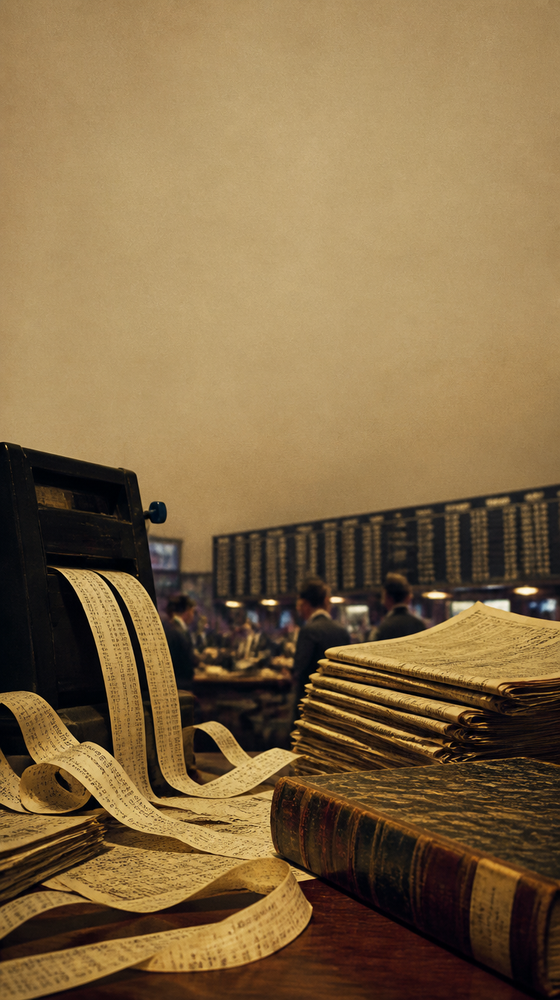
#> input picture videos/bloom-investing-myths-v2/generated-assets/refs/myth1-vintage.png, 560 x 1000 px, shrunk from 752 x 1344 before the run
$ python chroma-key.py refs/myth1-vintage.png refs/myth2-dollar.png
#> lines starting #> are read from the running program, lines starting #| are printed output that depends on the picture
"""
Magenta chroma key — replace bright magenta background with transparency.
"""
import sys
from PIL import Image
import numpy as np


def chroma_key_magenta(in_path: str, out_path: str, threshold: int = 60):
#> called with in_path = 'refs/myth1-vintage.png', out_path = 'refs/myth2-dollar.png', threshold = 60
    img = Image.open(in_path).convert("RGBA")
    arr = np.array(img)

    r, g, b = arr[..., 0].astype(np.int32), arr[..., 1].astype(np.int32), arr[..., 2].astype(np.int32)
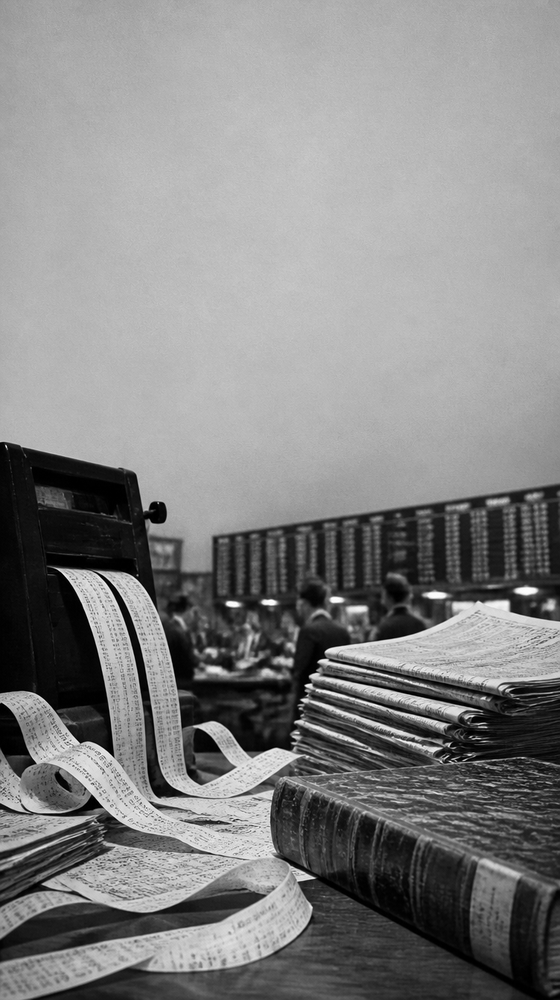
#> r: shape (1000, 560) int32; min 0, max 254, mean 131.4
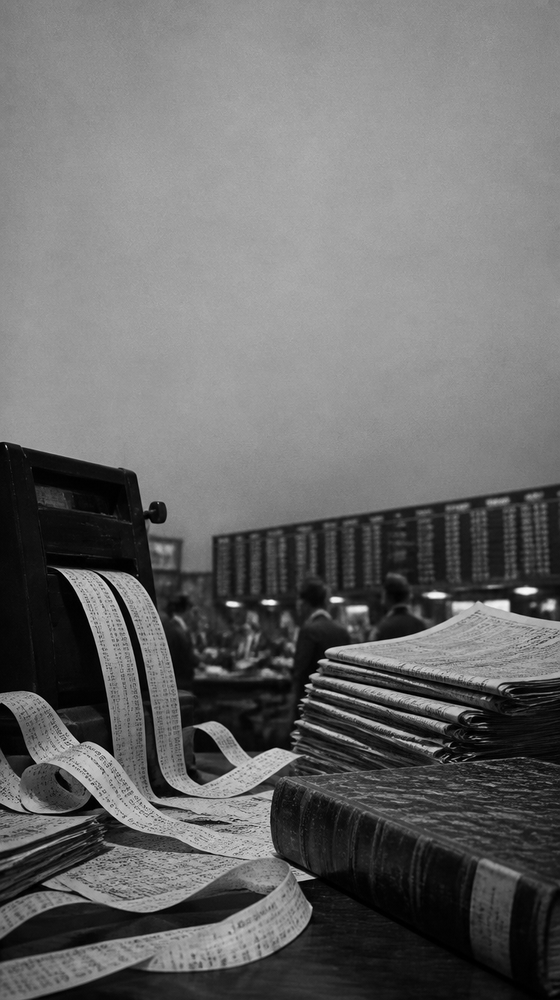
#> g: shape (1000, 560) int32; min 0, max 248, mean 106.2
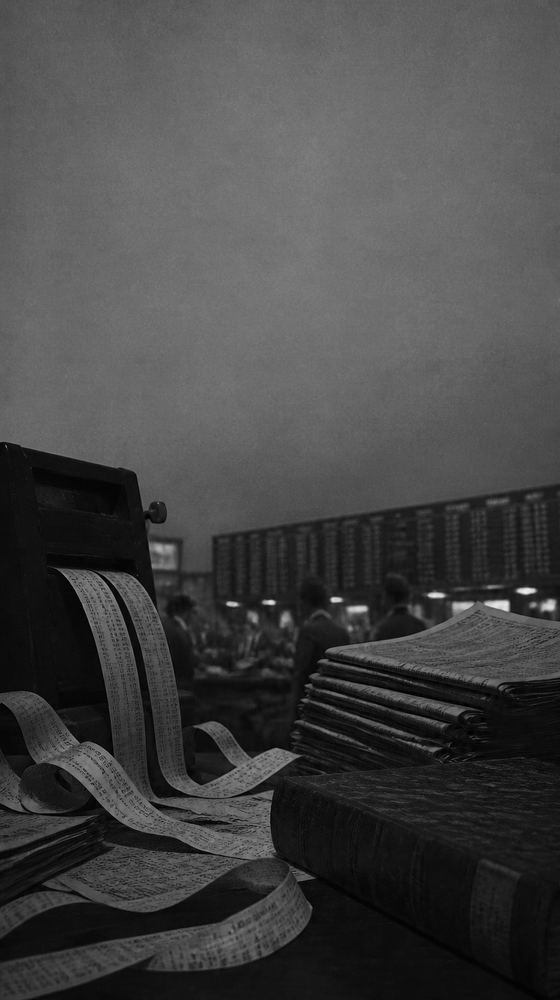
#> b: shape (1000, 560) int32; min 0, max 238, mean 69.4
    is_magenta = (r > 200) & (b > 200) & (g < threshold)
#> is_magenta: shape (1000, 560) bool; every value is 0

    soft_band = (r > 180) & (b > 180) & (g < threshold + 40) & ~is_magenta
    alpha = arr[..., 3].copy()
#> alpha: shape (1000, 560); every value is 255
    alpha[is_magenta] = 0
    g_soft = g[soft_band]
#> g_soft = empty array
    falloff = np.clip(((g_soft - threshold) * 4).astype(np.int32), 0, 255).astype(np.uint8)
#> falloff = empty array
    alpha[soft_band] = falloff

    desaturate = is_magenta | soft_band
    arr[desaturate, 0] = np.minimum(arr[desaturate, 0], 200)
    arr[desaturate, 2] = np.minimum(arr[desaturate, 2], 200)

    arr[..., 3] = alpha

    out = Image.fromarray(arr, mode="RGBA")
    bbox = out.getbbox()
#> bbox = (0, 0, 560, 1000)
    if bbox:
        out = out.crop(bbox)
    out.save(out_path)
    print(f"Saved {out_path} — {out.size[0]}x{out.size[1]}")
#| Saved refs/myth2-dollar.png — 560x1000


if __name__ == "__main__":
    chroma_key_magenta(sys.argv[1], sys.argv[2])
